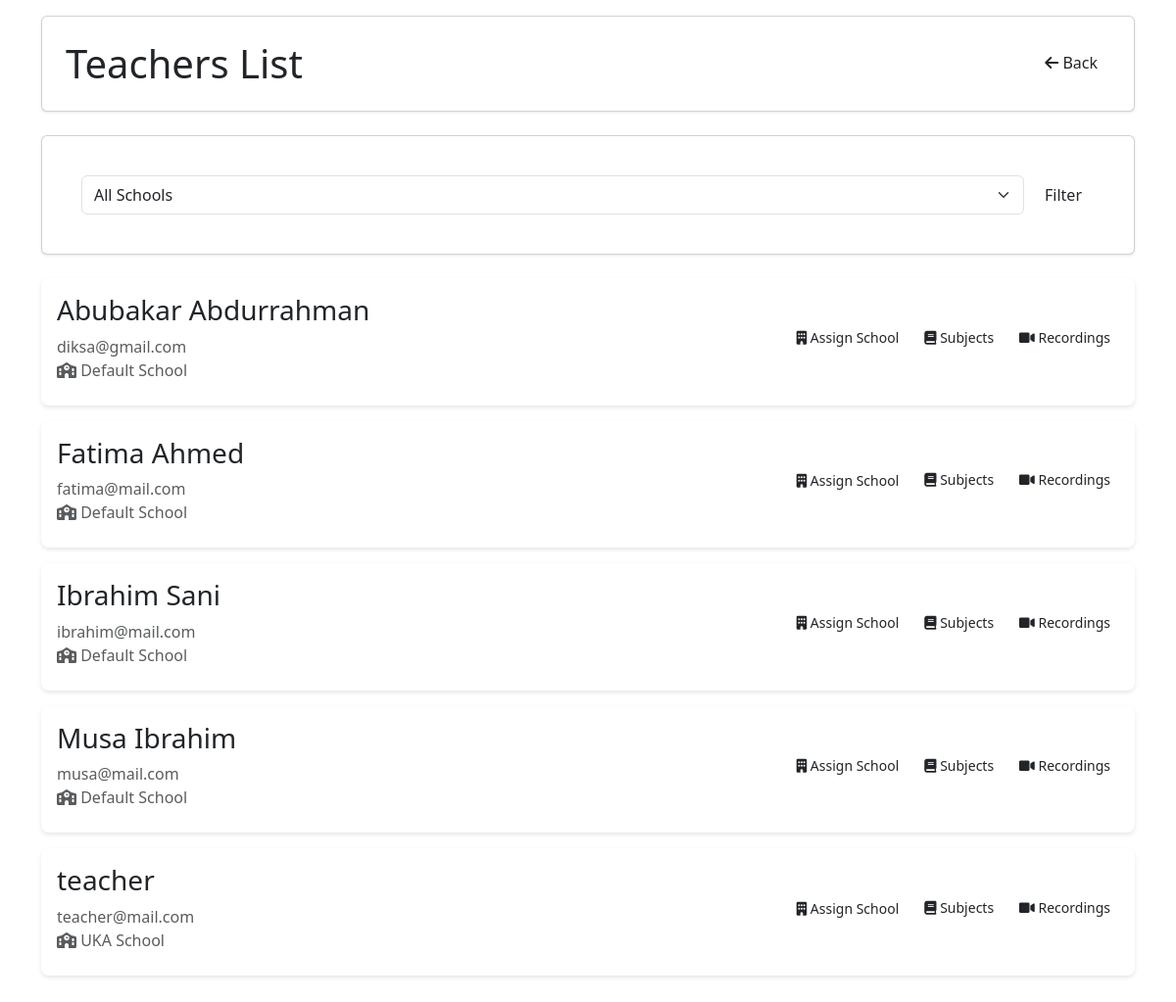
Screenshot of /admin/teachers_list.php (signed in) with the database file from the repository.
### tables this page shows
CREATE TABLE `users` (
  `id` int NOT NULL,
  `name` varchar(100) NOT NULL,
  `email` varchar(100) NOT NULL,
  `password` varchar(255) NOT NULL,
  `role` enum('admin','teacher') NOT NULL,
  `created_at` timestamp NOT NULL DEFAULT CURRENT_TIMESTAMP,
  `school_ids` int NOT NULL,
  `school_id` int NOT NULL
);

CREATE TABLE `schools` (
  `id` int NOT NULL,
  `name` varchar(255) NOT NULL,
  `code` varchar(20) NOT NULL,
  `address` varchar(255) DEFAULT NULL,
  `logo_path` varchar(255) DEFAULT NULL,
  `border_color` varchar(20) DEFAULT '#3366cc',
  `created_by` int DEFAULT NULL,
  `created_at` timestamp NOT NULL DEFAULT CURRENT_TIMESTAMP
);

### admin/teachers_list.php (the view, shortened to what this page needs)
<?php
require_once '../includes/db.php';
try {
    $query = "
        SELECT u.*, s.name as school_name
        FROM users u
        LEFT JOIN schools s ON u.school_id = s.id
        WHERE u.role = 'teacher'";
    $params = [];
    $query .= " ORDER BY u.name";
    $stmt = $pdo->prepare($query);
    $stmt->execute($params);
    $teachers = $stmt->fetchAll();
} catch (PDOException $e) {
    $error = "Error fetching teachers";
    error_log($e->getMessage());
    $teachers = [];
}
?>
<!DOCTYPE html>
<html lang="en">
<head>
    <link rel="stylesheet" href="../assets/clean-styles.css">
    <link href="https://cdn.jsdelivr.net/npm/bootstrap@5.3.0-alpha1/dist/css/bootstrap.min.css" rel="stylesheet">
    <link rel="stylesheet" href="https://cdnjs.cloudflare.com/ajax/libs/font-awesome/6.0.0-beta3/css/all.min.css">
</head>
<body>
    <div class="container">
        <div class="card mb-4">
            <div class="d-flex justify-content-between align-items-center">
                <h1 class="mb-0">Teachers List</h1>
                <div class="d-flex gap-2">
                    <a href="dashboard.php" class="btn">
                        <i class="fas fa-arrow-left"></i>
                        <span class="d-none d-md-inline ml-2">Back</span>
                    </a>
                </div>
            </div>
        </div>
        <div class="card mb-4">
            <div class="card-body">
                <form method="get" class="d-flex gap-2">
                    <select name="school_id" class="form-select">
                        <option value="0">All Schools</option>
                    </select>
                    <button type="submit" class="btn">Filter</button>
                </form>
            </div>
        </div>
        <div class="teachers-grid">
            <?php if (!empty($teachers)): ?>
                <?php foreach ($teachers as $teacher): ?>
                    <div class="teacher-card">
                        <div class="teacher-info">
                            <div>
                                <h3><?= htmlspecialchars($teacher['name']) ?></h3>
                                <p class="text-muted mb-0"><?= htmlspecialchars($teacher['email']) ?></p>
                                <p class="text-muted mb-0">
                                    <i class="fas fa-school"></i>
                                    <?= htmlspecialchars($teacher['school_name'] ?? 'Not Assigned') ?>
                                </p>
                            </div>
                            <div class="d-flex gap-2">
                                <button onclick="showAssignSchool(<?= htmlspecialchars(json_encode($teacher)) ?>)"
                                        class="btn btn-sm">
                                    <i class="fas fa-building"></i>
                                    <span class="d-none d-md-inline">Assign School</span>
                                </button>
                                <a href="teacher_subjects.php?teacher_id=<?= $teacher['id'] ?>" class="btn btn-sm">
                                    <i class="fas fa-book"></i>
                                    <span class="d-none d-md-inline">Subjects</span>
                                </a>
                                <a href="view_recordings.php?teacher_id=<?= $teacher['id'] ?>" class="btn btn-sm">
                                    <i class="fas fa-video"></i>
                                    <span class="d-none d-md-inline">Recordings</span>
                                </a>
                            </div>
                        </div>
                    </div>
                <?php endforeach; ?>
            <?php endif; ?>
        </div>
    </div>
</body>
</html>

### assets/clean-styles.css (style rules this page uses)
:root { --primary: #0052cc; --primary-dark: #003d99; --primary-light: #4d88ff; --secondary: #00875a; --secondary-dark: #006644; --success: #36b37e; --danger: #de350b; --warning: #ff991f; --info: #0065ff; --dark: #172b4d; --light: #f4f5f7; --white: #ffffff; --gray: #6b778c; --gray-light: #dfe1e6; --gray-dark: #253858; --body-bg: #f4f5f7; --card-bg: #ffffff; --text: #172b4d; --text-light: #5e6c84; --text-white: #ffffff; --border: #dfe1e6; --spacing-xs: 0.25rem; --spacing-sm: 0.5rem; --spacing-md: 1rem; --spacing-lg: 1.5rem; --spacing-xl: 2rem; --radius-sm: 4px; --radius: 8px; --radius-lg: 12px; --shadow-sm: 0 1px 2px rgba(0, 0, 0, 0.05); --shadow: 0 1px 3px rgba(0, 0, 0, 0.1); --shadow-lg: 0 4px 6px rgba(0, 0, 0, 0.1); --transition: 0.2s ease; }
* { margin: 0; padding: 0; box-sizing: border-box; }
html { font-size: 16px; -webkit-text-size-adjust: 100%; }
body { font-family: -apple-system, BlinkMacSystemFont, "Segoe UI", Roboto, Oxygen, Ubuntu, Cantarell, sans-serif; line-height: 1.5; color: var(--text); background-color: var(--body-bg); }
h1, h2, h3, h4, h5, h6 { margin-bottom: var(--spacing-md); font-weight: 600; line-height: 1.2; color: var(--dark); }
.container { width: 100%; padding: var(--spacing-md); margin: 0 auto; max-width: 1200px; }
.card { background: var(--card-bg); border-radius: var(--radius); box-shadow: var(--shadow); padding: var(--spacing-lg); margin-bottom: var(--spacing-md); border: 1px solid var(--border); }
input, select, textarea { width: 100%; padding: var(--spacing-sm) var(--spacing-md); border: 1px solid var(--border); border-radius: var(--radius); background-color: var(--white); color: var(--text); font-size: 1rem; }
.btn { display: inline-flex; align-items: center; justify-content: center; padding: var(--spacing-sm) var(--spacing-lg); border-radius: var(--radius); font-weight: 500; text-align: center; cursor: pointer; transition: var(--transition); background: var(--primary); color: var(--text-white); border: none; min-height: 40px; }
.btn-sm { padding: 0.25rem 0.5rem; font-size: 0.875rem; min-height: 32px; }
.d-flex { display: flex !important; }
.justify-content-between { justify-content: space-between !important; }
.align-items-center { align-items: center !important; }
.mb-0 { margin-bottom: 0 !important; }
.btn { display: inline-flex; align-items: center; gap: 0.5rem; padding: 0.5rem 1rem; border-radius: 0.25rem; border: none; cursor: pointer; transition: all 0.2s ease; }

### admin/teachers_list.php (style rules this page uses)
.teacher-card { background: white; border-radius: var(--radius); box-shadow: 0 2px 4px rgba(0,0,0,0.1); margin-bottom: 1rem; padding: 1rem; }
.teacher-info { display: flex; justify-content: space-between; align-items: center; margin-bottom: 0.5rem; }

### rows the page displays
users: name "Abubakar Abdurrahman", email "diksa@gmail.com", school_ids.name "Default School"
users: name "Fatima Ahmed", email "fatima@mail.com", school.name "Default School"
users: name "Ibrahim Sani", email "ibrahim@mail.com", school.name "Default School"
users: name "Musa Ibrahim", email "musa@mail.com", school.name "Default School"
users: name "teacher", email "teacher@mail.com", school.name "UKA School"
